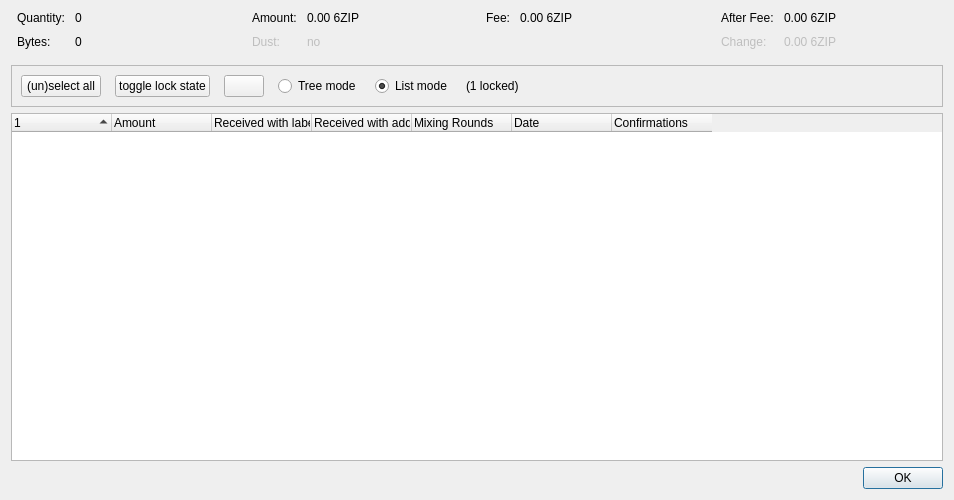
<?xml version="1.0" encoding="UTF-8"?>
<ui version="4.0">
 <class>CoinControlDialog</class>
 <widget class="QDialog" name="CoinControlDialog">
  <property name="geometry">
   <rect>
    <x>0</x>
    <y>0</y>
    <width>954</width>
    <height>500</height>
   </rect>
  </property>
  <property name="windowTitle">
   <string>Coin Selection</string>
  </property>
  <layout class="QVBoxLayout" name="verticalLayout">
   <item>
    <layout class="QHBoxLayout" name="horizontalLayoutTop" stretch="0,0,0,0">
     <property name="topMargin">
      <number>0</number>
     </property>
     <property name="bottomMargin">
      <number>10</number>
     </property>
     <item>
      <layout class="QFormLayout" name="formLayoutCoinControl1">
       <property name="horizontalSpacing">
        <number>10</number>
       </property>
       <property name="verticalSpacing">
        <number>10</number>
       </property>
       <property name="leftMargin">
        <number>6</number>
       </property>
       <property name="rightMargin">
        <number>6</number>
       </property>
       <item row="0" column="0">
        <widget class="QLabel" name="labelCoinControlQuantityText">
         <property name="text">
          <string>Quantity:</string>
         </property>
        </widget>
       </item>
       <item row="0" column="1">
        <widget class="QLabel" name="labelCoinControlQuantity">
         <property name="cursor">
          <cursorShape>IBeamCursor</cursorShape>
         </property>
         <property name="contextMenuPolicy">
          <enum>Qt::ActionsContextMenu</enum>
         </property>
         <property name="text">
          <string notr="true">0</string>
         </property>
         <property name="textInteractionFlags">
          <set>Qt::LinksAccessibleByMouse|Qt::TextSelectableByKeyboard|Qt::TextSelectableByMouse</set>
         </property>
        </widget>
       </item>
       <item row="1" column="0">
        <widget class="QLabel" name="labelCoinControlBytesText">
         <property name="text">
          <string>Bytes:</string>
         </property>
        </widget>
       </item>
       <item row="1" column="1">
        <widget class="QLabel" name="labelCoinControlBytes">
         <property name="cursor">
          <cursorShape>IBeamCursor</cursorShape>
         </property>
         <property name="contextMenuPolicy">
          <enum>Qt::ActionsContextMenu</enum>
         </property>
         <property name="text">
          <string notr="true">0</string>
         </property>
         <property name="textInteractionFlags">
          <set>Qt::LinksAccessibleByMouse|Qt::TextSelectableByKeyboard|Qt::TextSelectableByMouse</set>
         </property>
        </widget>
       </item>
      </layout>
     </item>
     <item>
      <layout class="QFormLayout" name="formLayoutCoinControl2">
       <property name="horizontalSpacing">
        <number>10</number>
       </property>
       <property name="verticalSpacing">
        <number>10</number>
       </property>
       <property name="leftMargin">
        <number>6</number>
       </property>
       <property name="rightMargin">
        <number>6</number>
       </property>
       <item row="0" column="0">
        <widget class="QLabel" name="labelCoinControlAmountText">
         <property name="text">
          <string>Amount:</string>
         </property>
        </widget>
       </item>
       <item row="0" column="1">
        <widget class="QLabel" name="labelCoinControlAmount">
         <property name="cursor">
          <cursorShape>IBeamCursor</cursorShape>
         </property>
         <property name="contextMenuPolicy">
          <enum>Qt::ActionsContextMenu</enum>
         </property>
         <property name="text">
          <string notr="true">0.00 6ZIP</string>
         </property>
         <property name="textInteractionFlags">
          <set>Qt::LinksAccessibleByMouse|Qt::TextSelectableByKeyboard|Qt::TextSelectableByMouse</set>
         </property>
        </widget>
       </item>
       <item row="1" column="0">
        <widget class="QLabel" name="labelCoinControlLowOutputText">
         <property name="enabled">
          <bool>false</bool>
         </property>
         <property name="text">
          <string>Dust:</string>
         </property>
        </widget>
       </item>
       <item row="1" column="1">
        <widget class="QLabel" name="labelCoinControlLowOutput">
         <property name="enabled">
          <bool>false</bool>
         </property>
         <property name="cursor">
          <cursorShape>IBeamCursor</cursorShape>
         </property>
         <property name="contextMenuPolicy">
          <enum>Qt::ActionsContextMenu</enum>
         </property>
         <property name="text">
          <string notr="true">no</string>
         </property>
         <property name="textInteractionFlags">
          <set>Qt::LinksAccessibleByMouse|Qt::TextSelectableByKeyboard|Qt::TextSelectableByMouse</set>
         </property>
        </widget>
       </item>
      </layout>
     </item>
     <item>
      <layout class="QFormLayout" name="formLayoutCoinControl3">
       <property name="horizontalSpacing">
        <number>10</number>
       </property>
       <property name="verticalSpacing">
        <number>10</number>
       </property>
       <property name="leftMargin">
        <number>6</number>
       </property>
       <property name="rightMargin">
        <number>6</number>
       </property>
       <item row="0" column="0">
        <widget class="QLabel" name="labelCoinControlFeeText">
         <property name="text">
          <string>Fee:</string>
         </property>
        </widget>
       </item>
       <item row="0" column="1">
        <widget class="QLabel" name="labelCoinControlFee">
         <property name="cursor">
          <cursorShape>IBeamCursor</cursorShape>
         </property>
         <property name="contextMenuPolicy">
          <enum>Qt::ActionsContextMenu</enum>
         </property>
         <property name="text">
          <string notr="true">0.00 6ZIP</string>
         </property>
         <property name="textInteractionFlags">
          <set>Qt::LinksAccessibleByMouse|Qt::TextSelectableByKeyboard|Qt::TextSelectableByMouse</set>
         </property>
        </widget>
       </item>
      </layout>
     </item>
     <item>
      <layout class="QFormLayout" name="formLayoutCoinControl4">
       <property name="horizontalSpacing">
        <number>10</number>
       </property>
       <property name="verticalSpacing">
        <number>10</number>
       </property>
       <property name="leftMargin">
        <number>6</number>
       </property>
       <property name="rightMargin">
        <number>6</number>
       </property>
       <item row="0" column="0">
        <widget class="QLabel" name="labelCoinControlAfterFeeText">
         <property name="text">
          <string>After Fee:</string>
         </property>
        </widget>
       </item>
       <item row="0" column="1">
        <widget class="QLabel" name="labelCoinControlAfterFee">
         <property name="cursor">
          <cursorShape>IBeamCursor</cursorShape>
         </property>
         <property name="contextMenuPolicy">
          <enum>Qt::ActionsContextMenu</enum>
         </property>
         <property name="text">
          <string notr="true">0.00 6ZIP</string>
         </property>
         <property name="textInteractionFlags">
          <set>Qt::LinksAccessibleByMouse|Qt::TextSelectableByKeyboard|Qt::TextSelectableByMouse</set>
         </property>
        </widget>
       </item>
       <item row="1" column="0">
        <widget class="QLabel" name="labelCoinControlChangeText">
         <property name="enabled">
          <bool>false</bool>
         </property>
         <property name="text">
          <string>Change:</string>
         </property>
        </widget>
       </item>
       <item row="1" column="1">
        <widget class="QLabel" name="labelCoinControlChange">
         <property name="enabled">
          <bool>false</bool>
         </property>
         <property name="cursor">
          <cursorShape>IBeamCursor</cursorShape>
         </property>
         <property name="contextMenuPolicy">
          <enum>Qt::ActionsContextMenu</enum>
         </property>
         <property name="text">
          <string notr="true">0.00 6ZIP</string>
         </property>
         <property name="textInteractionFlags">
          <set>Qt::LinksAccessibleByMouse|Qt::TextSelectableByKeyboard|Qt::TextSelectableByMouse</set>
         </property>
        </widget>
       </item>
      </layout>
     </item>
    </layout>
   </item>
   <item>
    <widget class="QFrame" name="frame">
     <property name="minimumSize">
      <size>
       <width>0</width>
       <height>40</height>
      </size>
     </property>
     <property name="frameShape">
      <enum>QFrame::StyledPanel</enum>
     </property>
     <property name="frameShadow">
      <enum>QFrame::Sunken</enum>
     </property>
     <layout class="QHBoxLayout" name="horizontalLayout">
      <item>
       <layout class="QHBoxLayout" name="horizontalLayoutPanel" stretch="0,0,0,0,0,0,0">
        <property name="spacing">
         <number>14</number>
        </property>
        <item>
         <widget class="QPushButton" name="pushButtonSelectAll">
          <property name="sizePolicy">
           <sizepolicy hsizetype="Maximum" vsizetype="Fixed">
            <horstretch>0</horstretch>
            <verstretch>0</verstretch>
           </sizepolicy>
          </property>
          <property name="text">
           <string>(un)select all</string>
          </property>
          <property name="autoDefault">
           <bool>false</bool>
          </property>
         </widget>
        </item>
        <item>
         <widget class="QPushButton" name="pushButtonToggleLock">
          <property name="sizePolicy">
           <sizepolicy hsizetype="Maximum" vsizetype="Fixed">
            <horstretch>0</horstretch>
            <verstretch>0</verstretch>
           </sizepolicy>
          </property>
          <property name="text">
           <string>toggle lock state</string>
          </property>
          <property name="autoDefault">
           <bool>false</bool>
          </property>
         </widget>
        </item>
        <item>
         <widget class="QPushButton" name="hideButton">
          <property name="sizePolicy">
           <sizepolicy hsizetype="Maximum" vsizetype="Fixed">
            <horstretch>0</horstretch>
            <verstretch>0</verstretch>
           </sizepolicy>
          </property>
          <property name="text">
           <string/>
          </property>
          <property name="autoDefault">
           <bool>false</bool>
          </property>
         </widget>
        </item>
        <item>
         <widget class="QRadioButton" name="radioTreeMode">
          <property name="sizePolicy">
           <sizepolicy hsizetype="Maximum" vsizetype="Fixed">
            <horstretch>0</horstretch>
            <verstretch>0</verstretch>
           </sizepolicy>
          </property>
          <property name="text">
           <string>Tree mode</string>
          </property>
         </widget>
        </item>
        <item>
         <widget class="QRadioButton" name="radioListMode">
          <property name="sizePolicy">
           <sizepolicy hsizetype="Maximum" vsizetype="Fixed">
            <horstretch>0</horstretch>
            <verstretch>0</verstretch>
           </sizepolicy>
          </property>
          <property name="text">
           <string>List mode</string>
          </property>
          <property name="checked">
           <bool>true</bool>
          </property>
         </widget>
        </item>
        <item>
         <widget class="QLabel" name="labelLocked">
          <property name="text">
           <string>(1 locked)</string>
          </property>
         </widget>
        </item>
        <item>
         <spacer name="horizontalSpacer">
          <property name="orientation">
           <enum>Qt::Horizontal</enum>
          </property>
          <property name="sizeHint" stdset="0">
           <size>
            <width>40</width>
            <height>20</height>
           </size>
          </property>
         </spacer>
        </item>
       </layout>
      </item>
     </layout>
    </widget>
   </item>
   <item>
    <widget class="CoinControlTreeWidget" name="treeWidget">
     <property name="contextMenuPolicy">
      <enum>Qt::CustomContextMenu</enum>
     </property>
     <property name="sortingEnabled">
      <bool>false</bool>
     </property>
     <property name="columnCount">
      <number>7</number>
     </property>
     <attribute name="headerShowSortIndicator" stdset="0">
      <bool>true</bool>
     </attribute>
     <attribute name="headerStretchLastSection">
      <bool>false</bool>
     </attribute>
     <column>
      <property name="text">
       <string/>
      </property>
     </column>
     <column>
      <property name="text">
       <string>Amount</string>
      </property>
     </column>
     <column>
      <property name="text">
       <string>Received with label</string>
      </property>
     </column>
     <column>
      <property name="text">
       <string>Received with address</string>
      </property>
     </column>
     <column>
      <property name="text">
       <string>Mixing Rounds</string>
      </property>
     </column>
     <column>
      <property name="text">
       <string>Date</string>
      </property>
     </column>
     <column>
      <property name="text">
       <string>Confirmations</string>
      </property>
      <property name="toolTip">
       <string>Confirmed</string>
      </property>
     </column>
    </widget>
   </item>
   <item>
    <widget class="QDialogButtonBox" name="buttonBox">
     <property name="orientation">
      <enum>Qt::Horizontal</enum>
     </property>
     <property name="standardButtons">
      <set>QDialogButtonBox::Ok</set>
     </property>
    </widget>
   </item>
  </layout>
 </widget>
 <customwidgets>
  <customwidget>
   <class>CoinControlTreeWidget</class>
   <extends>QTreeWidget</extends>
   <header>qt/coincontroltreewidget.h</header>
  </customwidget>
 </customwidgets>
 <resources/>
 <connections/>
</ui>
